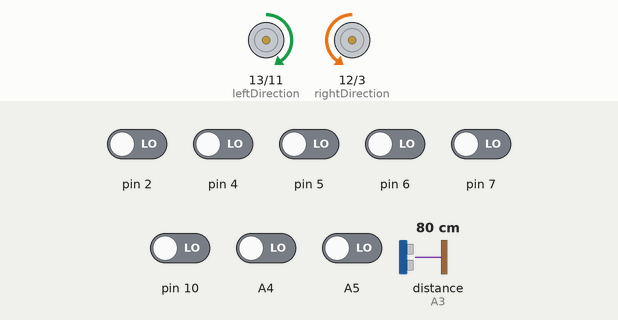
A sketch run on a simulated Arduino Uno, built with avr-gcc and run on an emulated ATmega328P. Shown: direction and speed pins drawn as motors (green arrow = direction pin HIGH = forward, orange = LOW = backward, longer = more drive). Wiring (inferred from the names in the program): ultrasonic range finder: trigger A2; echo A3. Inputs (shaded band) come from the test bench; at power-on: A4, A5, pin 2, pin 4–7, pin 10 LOW, distance to the obstacle (sensor on A3) 80 cm. The echo pulse lasts 58.3 µs per cm.

Above: at 1.2 s.
1.3 s: pin 2 driven HIGH
At 1.3 s:
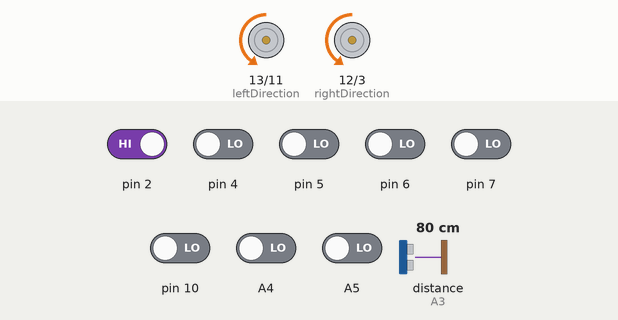
At 2.6 s:
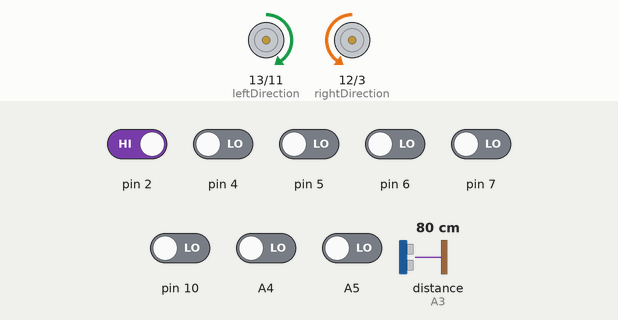
3.2 s: distance to the obstacle (sensor on A3) set to 11 cm
4.7 s: distance to the obstacle (sensor on A3) set to 8 cm
At 5.8 s:
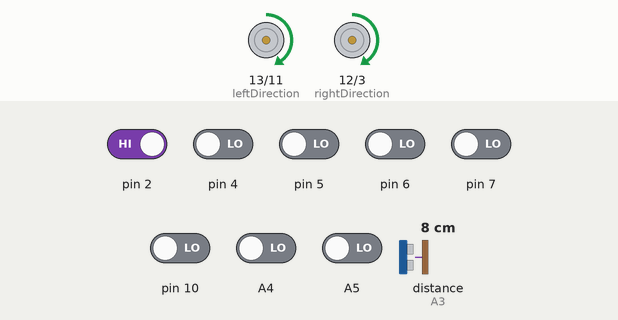
Timing chart, 0 to 10.2 s (numbered marks = the images above; inputs shaded):
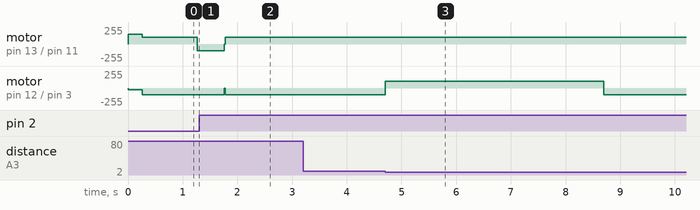

Measured:
- the behaviour switches between 10 and 9 cm on distance to the obstacle (sensor on A3) (found by bisection; images 2 and 3)
- after the input at 1.3 s, motor on pin 13 (leftDirection) / pin 11 (leftPWM): backward 100/255 → forward 100/255 after 0.46 s; motor on pin 12 (rightDirection) / pin 3 (rightPWM): backward 100/255 → stopped after 0.46 s, → backward 100/255 0.01 s later
- after the input at 3.2 s, every drawn part: stays the same
- after the input at 4.7 s, motor on pin 12 (rightDirection) / pin 3 (rightPWM): backward 100/255 → forward 100/255 at once, → backward 100/255 4.0 s later

The sketch:

SbR_2017.ino
```cpp
#include <QTRSensors.h>

#define rightDirection 12 //Rotationsrichtung des rechten Motors: LOW = vorwärts; HIGH = rückwärts
#define rightPWM 3
#define leftDirection 13  //Rotationsrichtung des linken Motors: HIGH = vorwärts; LOW = rückwärts
#define leftPWM 11

#define rightMotor 'A'
#define leftMotor 'B'

#define trig A2//COMP/TRIG on the US
#define pwm A3//PWM on the US


#define NUM_SENSORS   8     // number of sensors used
#define TIMEOUT       2500  // waits for 2500 microseconds for sensor outputs to go low
#define EMITTER_PIN   0     // this defines the emitter and needs to be here for the sensor to work, i gave it the same pin as one of the sensor pins since it dosent matter (Edit v Leo: it matters if yuo want to switch the IR LEDs off)
QTRSensorsRC qtrrc((unsigned char[]) {
  A5, A4, 2, 4, 5, 6, 7, 10
}, NUM_SENSORS, TIMEOUT, EMITTER_PIN);
unsigned int sensorValues[NUM_SENSORS];
#define black 1200
boolean starting;
boolean linefound;
boolean amhindernissvorbei;
int lastSensor;
int searchCounter;
int fahrcounter;

void setup()
{
  Serial.begin(9600);

  pinMode(rightPWM, OUTPUT);
  pinMode(leftPWM, OUTPUT);
  analogWrite(rightPWM, 0);
  analogWrite(leftPWM, 0);
  pinMode(rightDirection, OUTPUT);
  pinMode(leftDirection, OUTPUT);

  pinMode(trig, OUTPUT);
  pinMode(pwm, INPUT);
  digitalWrite(trig, HIGH);
  starting =true;
  linefound=true;
  fahrcounter=0;
}


void brakeMotor(char motor)//chose a motor rightMotor or leftMotor => brakes the motor to a speed of 0
{
  if (motor == rightMotor)
  {
    analogWrite(rightPWM, 0);
  }
  else
  {
    analogWrite(leftPWM, 0);
  }
}

void setMotorSpeed(char motor, int motorspeed)//choose a motor rightMotor or leftMotor and then choose a speed between 255 and -255 => motor gets set to that speed
{
  if (motor == rightMotor)
  {
    if (motorspeed > 0)
    {
      digitalWrite(rightDirection, HIGH);
      analogWrite(rightPWM, motorspeed);
    }
    else
    {
      digitalWrite(rightDirection, LOW);
      analogWrite(rightPWM, abs(motorspeed));
    }
  }
  else
  {
    if (motorspeed > 0)
    {
      digitalWrite(leftDirection, HIGH);
      analogWrite(leftPWM, motorspeed);
    }
    else
    {
      digitalWrite(leftDirection, LOW);
      analogWrite(leftPWM, abs(motorspeed));
    }
  }
}


void readSensors()//reads the sensor
{
  qtrrc.read(sensorValues);
}

void testSensors()
{
  qtrrc.read(sensorValues);
  for (unsigned char i = 0; i < NUM_SENSORS; i++)
  {
    Serial.print(sensorValues[i]);
    Serial.print('\t');
  }
  Serial.println();

  delay(250);
}

int readUS() {                             // a low pull on pin COMP/TRIG  triggering a sensor reading
  digitalWrite(trig, LOW);
  digitalWrite(trig, HIGH);               // reading Pin PWM will output pulses

  unsigned long distanceMeasured = pulseIn(pwm, HIGH);
  //unsigned int distance = 0; // not needed anymore
  if (distanceMeasured >= 10200)
  { // the reading is invalid.
    return 300;
  }
  else
  {
    //distance = distanceMeasured/50;           // every 50us low level stands for 1cm
    //return distance;
    return distanceMeasured / 50; //better
  }
}

void search()
{
 linefound = false;
 while( linefound == false)
 {
  setMotorSpeed(rightMotor,-100);
  setMotorSpeed(leftMotor,100);
  delay(1000);
  setMotorSpeed(rightMotor,0);
  setMotorSpeed(leftMotor,0);
  readSensors();
  if (sensorValues[0] > black || sensorValues[1] > black || sensorValues[2] > black || sensorValues[3] > black || sensorValues[4] > black || sensorValues[5] > black || sensorValues[6] > black || sensorValues[7] > black)
  {
    linefound=true;
    break;
  }
  for(int i=0; i<=6; i=i+1)
  {
    setMotorSpeed(rightMotor,-100);
    setMotorSpeed(leftMotor,-100);
    delay(500);
    setMotorSpeed(rightMotor,0);
    setMotorSpeed(leftMotor,0);
    readSensors();
    if (sensorValues[0] > black || sensorValues[1] > black || sensorValues[2] > black || sensorValues[3] > black || sensorValues[4] > black || sensorValues[5] > black || sensorValues[6] > black || sensorValues[7] > black)
     {
      linefound=true;
      searchCounter=0;
      return;
     }
  }
  for(int i=0; i<=12; i=i+1)
  {
    setMotorSpeed(rightMotor,100);
    setMotorSpeed(leftMotor,100);
    delay(500);
    setMotorSpeed(rightMotor,0);
    setMotorSpeed(leftMotor,0);
    readSensors();
    if (sensorValues[0] > black || sensorValues[1] > black || sensorValues[2] > black || sensorValues[3] > black || sensorValues[4] > black || sensorValues[5] > black || sensorValues[6] > black || sensorValues[7] > black)
     {
      linefound=true;
      searchCounter=0;
      return;
      }
  }
  setMotorSpeed(rightMotor,-100);
  setMotorSpeed(rightMotor,-100);
  delay(3000);

 }
}

void hinderniss()
{
  amhindernissvorbei=false;
  setMotorSpeed(rightMotor,100);
  setMotorSpeed(leftMotor,100);
  delay(4000);
  setMotorSpeed(rightMotor,0);
  setMotorSpeed(leftMotor,0);
  setMotorSpeed(rightMotor,-100);
  setMotorSpeed(leftMotor,100);
  delay(6000);
  while( amhindernissvorbei==false)
  {
    setMotorSpeed(rightMotor,-100);
    setMotorSpeed(leftMotor,-100);
    delay(4000);
    int fahrcounter = fahrcounter+1;
    if (readUS()> 10)
    {
      amhindernissvorbei=true;
      break;
    }
    else
    {
       setMotorSpeed(rightMotor,100);
       setMotorSpeed(leftMotor,100);
       delay(4000);
       setMotorSpeed(rightMotor,0);
       setMotorSpeed(leftMotor,0);
       setMotorSpeed(rightMotor,-100);
       setMotorSpeed(leftMotor,100);
       delay(5000);
    }

  }
   setMotorSpeed(rightMotor,-100);
   setMotorSpeed(leftMotor,100);
   delay(15000);
   amhindernissvorbei=false;

  while( amhindernissvorbei==false)
  {
    setMotorSpeed(rightMotor,-100);
    setMotorSpeed(leftMotor,-100);
    delay(4000);
    if (readUS()> 10)
    {
      amhindernissvorbei=true;
      break;
    }
    else
    {
       setMotorSpeed(rightMotor,100);
       setMotorSpeed(leftMotor,100);
       delay(4000);
       setMotorSpeed(rightMotor,0);
       setMotorSpeed(leftMotor,0);
       setMotorSpeed(rightMotor,-100);
       setMotorSpeed(leftMotor,100);
       delay(5000);
    }

  }
  setMotorSpeed(rightMotor,-100);
  setMotorSpeed(leftMotor,100);
  delay(6000*fahrcounter);
  setMotorSpeed(rightMotor,100);
  setMotorSpeed(leftMotor,100);
  search();

}


void loop()
{
  mainWorking();
  //motorTest();
  //Serial.println("Test");
  //analogWrite(leftPWM, 200);
  //analogWrite(rightPWM, 200);
  //Serial.println("ture");
  //delay(1000);
  //test1();
  //test2();
  //testTurn();

}

void mainWorking() {
  /*Serial.print("US:");
  Serial.print(readUS());
  Serial.print("\n");
  if (i==0)
  {
    setMotorSpeed( rightMotor,100);
    setMotorSpeed( leftMotor,-100);
    int i=i+1;
  }
  */
  if (readUS() > 10)
  {
    readSensors();
    /*if (sensorValues[0] > blackReflectance || sensorValues[1] > blackReflectance || sensorValues[2] > blackReflectance || sensorValues[3] > blackReflectance || sensorValues[4] > blackReflectance || sensorValues[5] > blackReflectance || sensorValues[6] > blackReflectance || sensorValues[7] > blackReflectance)
    {
      rightMotorSpeed += 50;
      leftMotorSpeed += 51;
    }
    if (sensorValues[0] > blackReflectance || sensorValues[1] > blackReflectance) {
      rightMotorSpeed += 75;
    }
    if (sensorValues[6] > blackReflectance || sensorValues[7] > blackReflectance) {
      leftMotorSpeed += 76;
    }
    if (sensorValues[0] > blackReflectance) {
      rightMotorSpeed += 75;
    }
    if (sensorValues[7] > blackReflectance) {
      leftMotorSpeed += 76;
    }
    leftMotorSpeed = leftMotorSpeed * (-1);
    setMotorSpeed(rightMotor, rightMotorSpeed);
    Serial.print("Right:");
    Serial.print(rightMotorSpeed);
    Serial.print("\n");
    setMotorSpeed(leftMotor, leftMotorSpeed);
    Serial.print("Left:");
    Serial.print(leftMotorSpeed);
    Serial.print("\n");
  */


    if(sensorValues[7]>=black)
    {
      setMotorSpeed(leftMotor,100);
      setMotorSpeed(rightMotor,-25);
      lastSensor= 7;
      searchCounter=0;
    }
    else if(sensorValues[0]>=black)
    {
      setMotorSpeed(leftMotor,25);
      setMotorSpeed(rightMotor,-100);
      lastSensor=0;
      searchCounter=0;
    }
    else if(sensorValues[6]>=black)
    {
      setMotorSpeed(leftMotor,100);
      setMotorSpeed(rightMotor,-50);
      lastSensor=6;
      searchCounter=0;
    }

    else if(sensorValues[1]>=black)
    {
      setMotorSpeed(leftMotor,50);
      setMotorSpeed(rightMotor,-100);
      lastSensor=1;
      searchCounter=0;
    }

    else if(sensorValues[5]>=black)
    {
      setMotorSpeed(leftMotor,100);
      setMotorSpeed(rightMotor,-75);
      lastSensor=5;
      searchCounter=0;
    }
    else if(sensorValues[2]>=black)
    {
      setMotorSpeed(leftMotor,75);
      setMotorSpeed(rightMotor,-100);
      lastSensor=2;
      searchCounter=0;
    }
    else if (sensorValues[4]>=black || sensorValues[3]>=black)
    {
      setMotorSpeed(rightMotor,-100);
      setMotorSpeed(leftMotor,100);
      lastSensor=3;
      searchCounter=0;
    }
    else
    {
     if( searchCounter<= 30)
     {
      if(lastSensor==7)
      {
        setMotorSpeed(leftMotor,25);
        setMotorSpeed(rightMotor,-150);
        searchCounter +=1;
      }
      else if (lastSensor ==0)
      {
        setMotorSpeed(leftMotor,150);
        setMotorSpeed(rightMotor,-25);
        searchCounter +=1;
      }
    }
    else
    {
    search();
    }

  }
  }
  else
  {
    brakeMotor(rightMotor);
    brakeMotor(leftMotor);
    hinderniss();
  }
}


void test1() {
  Serial.print("US: ");
  Serial.println(readUS());
  Serial.print("LineSensor: ");
  testSensors();
  delay(100);
}

void test2() {
  testSensors();
  delay(100);
}

void motorTest()
{
  setMotorSpeed(rightMotor,150);
  setMotorSpeed(leftMotor,-150);
}
void startMotor()
{
  if (starting == true)
  {
  setMotorSpeed(rightMotor,25);
  setMotorSpeed(leftMotor,-25);
  delay(500);
  setMotorSpeed(rightMotor,50);
  setMotorSpeed(leftMotor,-50);
  delay(500);
  starting =false;
  }

}
void testTurn()
{
  setMotorSpeed(rightMotor,100);
  setMotorSpeed(leftMotor,100);
  delay(4000);
  setMotorSpeed(rightMotor,0);
  setMotorSpeed(leftMotor,0);
  delay(2000);
}
```
